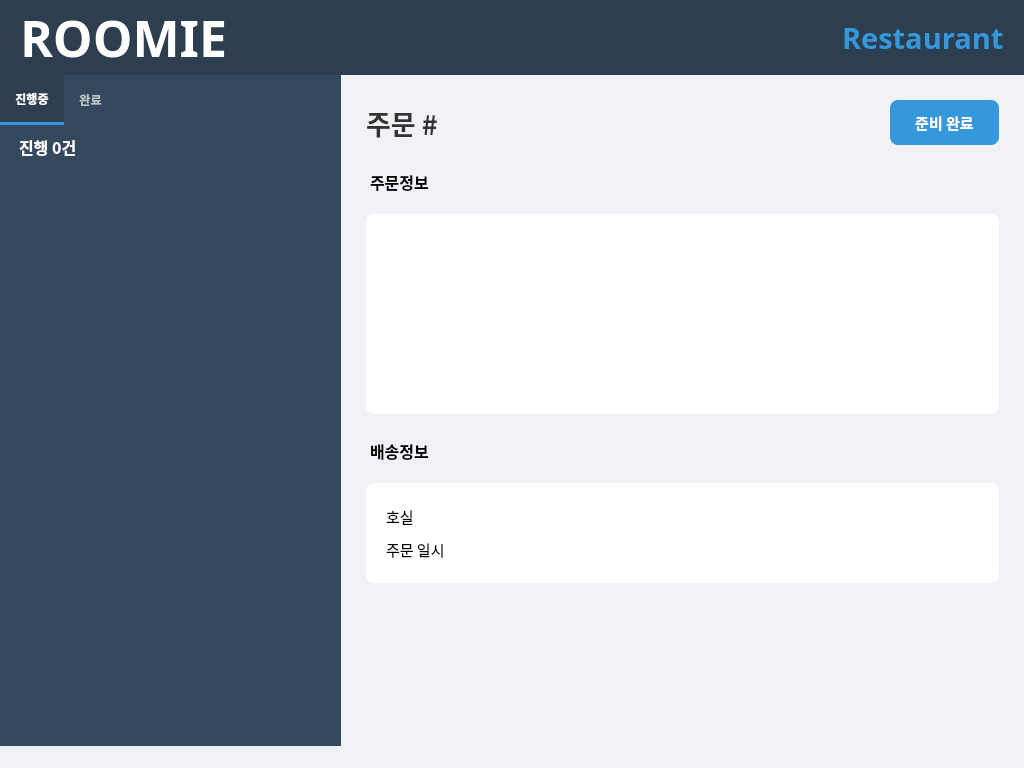
<?xml version="1.0" encoding="UTF-8"?>
<ui version="4.0">
 <class>MainWindow</class>
 <widget class="QMainWindow" name="MainWindow">
  <property name="geometry">
   <rect>
    <x>0</x>
    <y>0</y>
    <width>1024</width>
    <height>768</height>
   </rect>
  </property>
  <property name="windowTitle">
   <string>ROOMIE</string>
  </property>
  <property name="styleSheet">
   <string notr="true">background-color: #f0f2f5; font-family: &quot;Noto Sans KR&quot;;</string>
  </property>
  <widget class="QWidget" name="centralwidget">
   <layout class="QVBoxLayout" name="main_vertical_layout" stretch="0,1">
    <property name="spacing">
     <number>0</number>
    </property>
    <property name="leftMargin">
     <number>0</number>
    </property>
    <property name="topMargin">
     <number>0</number>
    </property>
    <property name="rightMargin">
     <number>0</number>
    </property>
    <property name="bottomMargin">
     <number>0</number>
    </property>
    <item>
     <widget class="QWidget" name="top_bar" native="true">
      <property name="minimumSize">
       <size>
        <width>0</width>
        <height>75</height>
       </size>
      </property>
      <property name="maximumSize">
       <size>
        <width>16777215</width>
        <height>75</height>
       </size>
      </property>
      <property name="styleSheet">
       <string notr="true">background-color: #2c3e50;</string>
      </property>
      <layout class="QHBoxLayout" name="horizontalLayout_3">
       <property name="leftMargin">
        <number>20</number>
       </property>
       <property name="rightMargin">
        <number>20</number>
       </property>
       <item>
        <widget class="QLabel" name="label">
         <property name="font">
          <font>
           <family>Noto Sans KR</family>
           <pointsize>-1</pointsize>
           <weight>75</weight>
           <bold>true</bold>
          </font>
         </property>
         <property name="styleSheet">
          <string notr="true">color: white;
font-size: 50px;</string>
         </property>
         <property name="text">
          <string>ROOMIE</string>
         </property>
        </widget>
       </item>
       <item>
        <spacer name="horizontalSpacer_2">
         <property name="orientation">
          <enum>Qt::Horizontal</enum>
         </property>
         <property name="sizeHint" stdset="0">
          <size>
           <width>40</width>
           <height>20</height>
          </size>
         </property>
        </spacer>
       </item>
       <item>
        <widget class="QLabel" name="label_2">
         <property name="font">
          <font>
           <family>Noto Sans KR</family>
           <pointsize>-1</pointsize>
           <weight>75</weight>
           <bold>true</bold>
          </font>
         </property>
         <property name="styleSheet">
          <string notr="true">color: #3498db; font-size: 29px;</string>
         </property>
         <property name="text">
          <string>Restaurant</string>
         </property>
        </widget>
       </item>
      </layout>
     </widget>
    </item>
    <item>
     <widget class="QWidget" name="main_content_area" native="true">
      <layout class="QHBoxLayout" name="horizontalLayout" stretch="1,2">
       <property name="spacing">
        <number>0</number>
       </property>
       <property name="leftMargin">
        <number>0</number>
       </property>
       <property name="topMargin">
        <number>0</number>
       </property>
       <property name="rightMargin">
        <number>0</number>
       </property>
       <property name="bottomMargin">
        <number>0</number>
       </property>
       <item>
        <widget class="QWidget" name="left_panel" native="true">
         <property name="styleSheet">
          <string notr="true">background-color: #34495e;</string>
         </property>
         <layout class="QVBoxLayout" name="verticalLayout_2">
          <property name="spacing">
           <number>0</number>
          </property>
          <property name="leftMargin">
           <number>0</number>
          </property>
          <property name="topMargin">
           <number>0</number>
          </property>
          <property name="rightMargin">
           <number>0</number>
          </property>
          <property name="bottomMargin">
           <number>0</number>
          </property>
          <item>
           <widget class="QTabWidget" name="tabWidget">
            <property name="font">
             <font>
              <family>Noto Sans KR</family>
              <weight>75</weight>
              <bold>true</bold>
             </font>
            </property>
            <property name="styleSheet">
             <string notr="true">QTabWidget::pane {
    border: none;
}
QTabBar::tab {
    background: #34495e;
    color: white;
    padding: 15px;
    font: bold 16px &quot;Noto Sans CJK KR&quot;;
}
QTabBar::tab:selected {
    background: #2c3e50;
    border-bottom: 3px solid #3498db;
}
QTabBar::tab:!selected {
    background: #34495e;
    color: #bdc3c7;
}
</string>
            </property>
            <property name="currentIndex">
             <number>0</number>
            </property>
            <widget class="QWidget" name="tab_in_progress">
             <attribute name="title">
              <string>진행중</string>
             </attribute>
             <layout class="QVBoxLayout" name="verticalLayout_4">
              <property name="spacing">
               <number>10</number>
              </property>
              <property name="leftMargin">
               <number>10</number>
              </property>
              <property name="topMargin">
               <number>10</number>
              </property>
              <property name="rightMargin">
               <number>10</number>
              </property>
              <property name="bottomMargin">
               <number>10</number>
              </property>
              <item>
               <widget class="QLabel" name="label_in_progress">
                <property name="font">
                 <font>
                  <family>Noto Sans KR</family>
                  <pointsize>-1</pointsize>
                  <weight>75</weight>
                  <bold>true</bold>
                 </font>
                </property>
                <property name="styleSheet">
                 <string notr="true">color: white; font-size: 16px; padding-left: 5px;</string>
                </property>
                <property name="text">
                 <string>진행 0건</string>
                </property>
               </widget>
              </item>
              <item>
               <widget class="QListWidget" name="listWidget_in_progress">
                <property name="styleSheet">
                 <string notr="true">QListWidget {
    background-color: #34495e;
    border: none;
}
QListWidget::item {
    background-color: transparent;
    border: none;
    margin-bottom: 10px;
}</string>
                </property>
                <property name="horizontalScrollBarPolicy">
                 <enum>Qt::ScrollBarAlwaysOff</enum>
                </property>
                <property name="verticalScrollMode">
                 <enum>QAbstractItemView::ScrollPerPixel</enum>
                </property>
               </widget>
              </item>
             </layout>
            </widget>
            <widget class="QWidget" name="tab_completed">
             <attribute name="title">
              <string>완료</string>
             </attribute>
             <layout class="QVBoxLayout" name="verticalLayout_3">
              <property name="spacing">
               <number>10</number>
              </property>
              <property name="leftMargin">
               <number>10</number>
              </property>
              <property name="topMargin">
               <number>10</number>
              </property>
              <property name="rightMargin">
               <number>10</number>
              </property>
              <property name="bottomMargin">
               <number>10</number>
              </property>
              <item>
               <widget class="QLabel" name="label_completed">
                <property name="font">
                 <font>
                  <family>Noto Sans KR</family>
                  <pointsize>-1</pointsize>
                  <weight>75</weight>
                  <bold>true</bold>
                 </font>
                </property>
                <property name="styleSheet">
                 <string notr="true">color: white; font-size: 16px; padding-left: 5px;</string>
                </property>
                <property name="text">
                 <string>완료 0건</string>
                </property>
               </widget>
              </item>
              <item>
               <widget class="QListWidget" name="listWidget_completed">
                <property name="styleSheet">
                 <string notr="true">QListWidget {
    background-color: #34495e;
    border: none;
}
QListWidget::item {
    background-color: transparent;
    border: none;
    margin-bottom: 10px;
}</string>
                </property>
                <property name="horizontalScrollBarPolicy">
                 <enum>Qt::ScrollBarAlwaysOff</enum>
                </property>
                <property name="verticalScrollMode">
                 <enum>QAbstractItemView::ScrollPerPixel</enum>
                </property>
               </widget>
              </item>
             </layout>
            </widget>
           </widget>
          </item>
         </layout>
        </widget>
       </item>
       <item>
        <widget class="QWidget" name="right_panel" native="true">
         <layout class="QVBoxLayout" name="verticalLayout" stretch="0,0,0,0,0,1">
          <property name="spacing">
           <number>15</number>
          </property>
          <property name="leftMargin">
           <number>25</number>
          </property>
          <property name="topMargin">
           <number>25</number>
          </property>
          <property name="rightMargin">
           <number>25</number>
          </property>
          <property name="bottomMargin">
           <number>25</number>
          </property>
          <item>
           <widget class="QWidget" name="header_widget" native="true">
            <layout class="QHBoxLayout" name="horizontalLayout_2">
             <property name="leftMargin">
              <number>0</number>
             </property>
             <property name="topMargin">
              <number>0</number>
             </property>
             <property name="rightMargin">
              <number>0</number>
             </property>
             <property name="bottomMargin">
              <number>0</number>
             </property>
             <item>
              <widget class="QLabel" name="orderTitle">
               <property name="font">
                <font>
                 <family>Noto Sans KR</family>
                 <pointsize>20</pointsize>
                 <weight>75</weight>
                 <bold>true</bold>
                </font>
               </property>
               <property name="styleSheet">
                <string notr="true">color: #333; font-weight: bold;</string>
               </property>
               <property name="text">
                <string>주문 #</string>
               </property>
              </widget>
             </item>
             <item>
              <spacer name="horizontalSpacer">
               <property name="orientation">
                <enum>Qt::Horizontal</enum>
               </property>
               <property name="sizeHint" stdset="0">
                <size>
                 <width>40</width>
                 <height>20</height>
                </size>
               </property>
              </spacer>
             </item>
             <item>
              <widget class="QPushButton" name="readyButton">
               <property name="minimumSize">
                <size>
                 <width>0</width>
                 <height>45</height>
                </size>
               </property>
               <property name="font">
                <font>
                 <family>Noto Sans KR</family>
                 <pointsize>11</pointsize>
                 <weight>75</weight>
                 <bold>true</bold>
                </font>
               </property>
               <property name="styleSheet">
                <string notr="true">background-color: #3498db;
color: white;
padding: 10px 25px;
border-radius: 8px;
border: none;</string>
               </property>
               <property name="text">
                <string>준비 완료</string>
               </property>
              </widget>
             </item>
            </layout>
           </widget>
          </item>
          <item>
           <widget class="QLabel" name="label_3">
            <property name="font">
             <font>
              <family>Noto Sans KR</family>
              <pointsize>12</pointsize>
              <weight>75</weight>
              <bold>true</bold>
             </font>
            </property>
            <property name="styleSheet">
             <string notr="true">margin-top: 10px; margin-bottom: 5px;</string>
            </property>
            <property name="text">
             <string>주문정보</string>
            </property>
           </widget>
          </item>
          <item>
           <widget class="QWidget" name="order_details_card" native="true">
            <property name="minimumSize">
             <size>
              <width>0</width>
              <height>200</height>
             </size>
            </property>
            <property name="styleSheet">
             <string notr="true">background-color: white;
border-radius: 8px;</string>
            </property>
            <layout class="QGridLayout" name="order_items_layout">
             <property name="leftMargin">
              <number>20</number>
             </property>
             <property name="topMargin">
              <number>20</number>
             </property>
             <property name="rightMargin">
              <number>20</number>
             </property>
             <property name="bottomMargin">
              <number>20</number>
             </property>
             <property name="verticalSpacing">
              <number>12</number>
             </property>
            </layout>
           </widget>
          </item>
          <item>
           <widget class="QLabel" name="label_4">
            <property name="font">
             <font>
              <family>Noto Sans KR</family>
              <pointsize>12</pointsize>
              <weight>75</weight>
              <bold>true</bold>
             </font>
            </property>
            <property name="styleSheet">
             <string notr="true">margin-top: 10px; margin-bottom: 5px;</string>
            </property>
            <property name="text">
             <string>배송정보</string>
            </property>
           </widget>
          </item>
          <item>
           <widget class="QWidget" name="delivery_details_card" native="true">
            <property name="minimumSize">
             <size>
              <width>0</width>
              <height>100</height>
             </size>
            </property>
            <property name="styleSheet">
             <string notr="true">background-color: white;
border-radius: 8px;</string>
            </property>
            <layout class="QGridLayout" name="gridLayout_2" columnstretch="0,1">
             <property name="leftMargin">
              <number>20</number>
             </property>
             <property name="topMargin">
              <number>20</number>
             </property>
             <property name="rightMargin">
              <number>20</number>
             </property>
             <property name="bottomMargin">
              <number>20</number>
             </property>
             <item row="0" column="0">
              <widget class="QLabel" name="label_14">
               <property name="font">
                <font>
                 <family>Noto Sans KR</family>
                 <pointsize>11</pointsize>
                </font>
               </property>
               <property name="text">
                <string>호실</string>
               </property>
              </widget>
             </item>
             <item row="0" column="1">
              <widget class="QLabel" name="label_delivery_location">
               <property name="font">
                <font>
                 <family>Noto Sans KR</family>
                 <pointsize>11</pointsize>
                 <weight>75</weight>
                 <bold>true</bold>
                </font>
               </property>
               <property name="text">
                <string/>
               </property>
               <property name="alignment">
                <set>Qt::AlignRight|Qt::AlignTrailing|Qt::AlignVCenter</set>
               </property>
              </widget>
             </item>
             <item row="1" column="0">
              <widget class="QLabel" name="label_13">
               <property name="font">
                <font>
                 <family>Noto Sans KR</family>
                 <pointsize>11</pointsize>
                </font>
               </property>
               <property name="text">
                <string>주문 일시</string>
               </property>
              </widget>
             </item>
             <item row="1" column="1">
              <widget class="QLabel" name="label_delivery_time">
               <property name="font">
                <font>
                 <family>Noto Sans KR</family>
                 <pointsize>11</pointsize>
                 <weight>75</weight>
                 <bold>true</bold>
                </font>
               </property>
               <property name="text">
                <string/>
               </property>
               <property name="alignment">
                <set>Qt::AlignRight|Qt::AlignTrailing|Qt::AlignVCenter</set>
               </property>
              </widget>
             </item>
            </layout>
           </widget>
          </item>
          <item>
           <spacer name="verticalSpacer">
            <property name="orientation">
             <enum>Qt::Vertical</enum>
            </property>
            <property name="sizeHint" stdset="0">
             <size>
              <width>20</width>
              <height>40</height>
             </size>
            </property>
           </spacer>
          </item>
         </layout>
        </widget>
       </item>
      </layout>
     </widget>
    </item>
   </layout>
  </widget>
  <widget class="QStatusBar" name="statusbar"/>
 </widget>
 <resources/>
 <connections/>
</ui>
